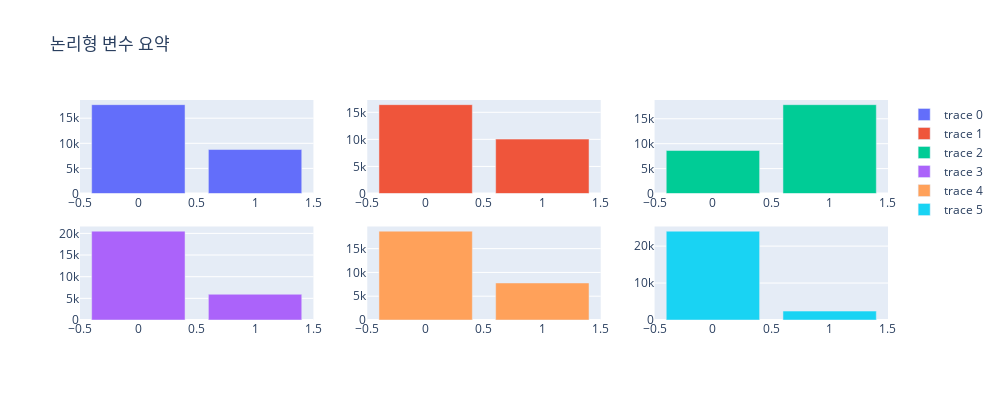

Source (notebook cell):
### Markdown cell above
#### 컬럼별 변수형 분류(총 18개)
* 논리형(6개) :  gender, car, reality, work_phone, phone, email
* 정수형(4개) : child_num, family_size, begin_month, credit(Y)
* 범주형(5개) : income_type, edu_type, family_type, house_type, occyp_type
* 숫자형(3개) : income_total, days_birth, days_employed(nullable)

### Code cell
# 논리형 변수 분포 (gender, car, reality, work_phone, phone, email)
gender_cnt = credit_card_overdue_processed.groupby('gender').size().reset_index(name='count')
car_cnt = credit_card_overdue_processed.groupby('car').size().reset_index(name='count')
reality_cnt = credit_card_overdue_processed.groupby('reality').size().reset_index(name='count')
work_phone_cnt = credit_card_overdue_processed.groupby('work_phone').size().reset_index(name='count')
phone_cnt = credit_card_overdue_processed.groupby('phone').size().reset_index(name='count')
email_cnt = credit_card_overdue_processed.groupby('email').size().reset_index(name='count')

fig = make_subplots(rows=2, cols=3)

fig.add_trace(
    go.Bar(x=gender_cnt['gender'], y=gender_cnt['count']),
    row=1, col=1
)
fig.add_trace(
    go.Bar(x=car_cnt['car'], y=car_cnt['count']),
    row=1, col=2
)
fig.add_trace(
    go.Bar(x=reality_cnt['reality'], y=reality_cnt['count']),
    row=1, col=3
)
fig.add_trace(
    go.Bar(x=work_phone_cnt['work_phone'], y=work_phone_cnt['count']),
    row=2, col=1
)
fig.add_trace(
    go.Bar(x=phone_cnt['phone'], y=phone_cnt['count']),
    row=2, col=2
)
fig.add_trace(
    go.Bar(x=email_cnt['email'], y=email_cnt['count']),
    row=2, col=3
)

fig.update_layout(height=400, width=1000, title_text='논리형 변수 요약')
fig.show()

### Figure 1 — Plotly figure (JSON) as saved in the notebook; plotly's stock layout.template omitted (floating-point values rounded to 4 significant figures)
{"data": [{"type": "bar", "x": [0, 1], "xaxis": "x", "y": [17697, 8760], "yaxis": "y"}, {"type": "bar", "x": [0, 1], "xaxis": "x2", "y": [16410, 10047], "yaxis": "y2"}, {"type": "bar", "x": [0, 1], "xaxis": "x3", "y": [8627, 17830], "yaxis": "y3"}, {"type": "bar", "x": [0, 1], "xaxis": "x4", "y": [20511, 5946], "yaxis": "y4"}, {"type": "bar", "x": [0, 1], "xaxis": "x5", "y": [18672, 7785], "yaxis": "y5"}, {"type": "bar", "x": [0, 1], "xaxis": "x6", "y": [24042, 2415], "yaxis": "y6"}], "layout": {"height": 400, "title": {"text": "논리형 변수 요약"}, "width": 1000, "xaxis": {"anchor": "y", "autorange": true, "domain": [0, 0.2889], "range": [-0.5, 1.5], "type": "linear"}, "xaxis2": {"anchor": "y2", "autorange": true, "domain": [0.3556, 0.6444], "range": [-0.5, 1.5], "type": "linear"}, "xaxis3": {"anchor": "y3", "autorange": true, "domain": [0.7111, 1], "range": [-0.5, 1.5], "type": "linear"}, "xaxis4": {"anchor": "y4", "autorange": true, "domain": [0, 0.2889], "range": [-0.5, 1.5], "type": "linear"}, "xaxis5": {"anchor": "y5", "autorange": true, "domain": [0.3556, 0.6444], "range": [-0.5, 1.5], "type": "linear"}, "xaxis6": {"anchor": "y6", "autorange": true, "domain": [0.7111, 1], "range": [-0.5, 1.5], "type": "linear"}, "yaxis": {"anchor": "x", "autorange": true, "domain": [0.575, 1], "range": [0, 18630.0], "type": "linear"}, "yaxis2": {"anchor": "x2", "autorange": true, "domain": [0.575, 1], "range": [0, 17270.0], "type": "linear"}, "yaxis3": {"anchor": "x3", "autorange": true, "domain": [0.575, 1], "range": [0, 18770.0], "type": "linear"}, "yaxis4": {"anchor": "x4", "autorange": true, "domain": [0, 0.425], "range": [0, 21590.0], "type": "linear"}, "yaxis5": {"anchor": "x5", "autorange": true, "domain": [0, 0.425], "range": [0, 19650.0], "type": "linear"}, "yaxis6": {"anchor": "x6", "autorange": true, "domain": [0, 0.425], "range": [0, 25310.0], "type": "linear"}}}
